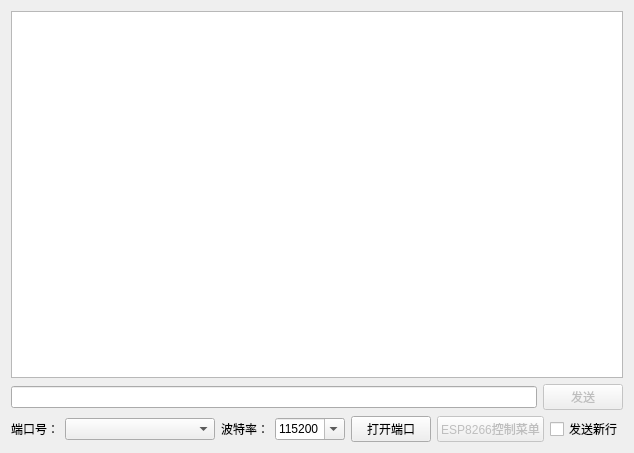
<?xml version="1.0" encoding="UTF-8"?>
<ui version="4.0">
 <class>MainWindow</class>
 <widget class="QWidget" name="MainWindow">
  <property name="geometry">
   <rect>
    <x>0</x>
    <y>0</y>
    <width>629</width>
    <height>453</height>
   </rect>
  </property>
  <property name="sizePolicy">
   <sizepolicy hsizetype="Preferred" vsizetype="Preferred">
    <horstretch>0</horstretch>
    <verstretch>0</verstretch>
   </sizepolicy>
  </property>
  <property name="windowTitle">
   <string>串口调试助手</string>
  </property>
  <layout class="QVBoxLayout" name="verticalLayout_2">
   <item>
    <layout class="QVBoxLayout" name="verticalLayout">
     <item>
      <widget class="QTextEdit" name="textEdit_Receive">
       <property name="readOnly">
        <bool>true</bool>
       </property>
      </widget>
     </item>
     <item>
      <layout class="QHBoxLayout" name="horizontalLayout">
       <item>
        <widget class="QLineEdit" name="lineEdit_Send"/>
       </item>
       <item>
        <widget class="QPushButton" name="pushButton_Send">
         <property name="enabled">
          <bool>false</bool>
         </property>
         <property name="text">
          <string>发送</string>
         </property>
         <property name="autoDefault">
          <bool>false</bool>
         </property>
         <property name="default">
          <bool>false</bool>
         </property>
        </widget>
       </item>
      </layout>
     </item>
    </layout>
   </item>
   <item>
    <layout class="QHBoxLayout" name="horizontalLayout_2">
     <item>
      <widget class="QLabel" name="label_2">
       <property name="text">
        <string>端口号：</string>
       </property>
      </widget>
     </item>
     <item>
      <widget class="QComboBox" name="comboBox_COMNumber">
       <property name="sizePolicy">
        <sizepolicy hsizetype="Minimum" vsizetype="Fixed">
         <horstretch>0</horstretch>
         <verstretch>0</verstretch>
        </sizepolicy>
       </property>
       <property name="minimumSize">
        <size>
         <width>150</width>
         <height>0</height>
        </size>
       </property>
      </widget>
     </item>
     <item>
      <widget class="QLabel" name="label">
       <property name="text">
        <string>波特率：</string>
       </property>
      </widget>
     </item>
     <item>
      <widget class="QComboBox" name="comboBox_BaudRate">
       <property name="minimumSize">
        <size>
         <width>70</width>
         <height>0</height>
        </size>
       </property>
       <property name="maximumSize">
        <size>
         <width>16777215</width>
         <height>16777215</height>
        </size>
       </property>
       <property name="editable">
        <bool>true</bool>
       </property>
       <property name="currentIndex">
        <number>7</number>
       </property>
       <property name="duplicatesEnabled">
        <bool>false</bool>
       </property>
       <item>
        <property name="text">
         <string>1200</string>
        </property>
       </item>
       <item>
        <property name="text">
         <string>2400</string>
        </property>
       </item>
       <item>
        <property name="text">
         <string>4800</string>
        </property>
       </item>
       <item>
        <property name="text">
         <string>9600</string>
        </property>
       </item>
       <item>
        <property name="text">
         <string>19200</string>
        </property>
       </item>
       <item>
        <property name="text">
         <string>38400</string>
        </property>
       </item>
       <item>
        <property name="text">
         <string>57600</string>
        </property>
       </item>
       <item>
        <property name="text">
         <string>115200</string>
        </property>
       </item>
      </widget>
     </item>
     <item>
      <widget class="QPushButton" name="pushButton_Open">
       <property name="text">
        <string>打开端口</string>
       </property>
      </widget>
     </item>
     <item>
      <widget class="QPushButton" name="pushButton_ESP8266">
       <property name="enabled">
        <bool>false</bool>
       </property>
       <property name="text">
        <string>ESP8266控制菜单</string>
       </property>
      </widget>
     </item>
     <item>
      <widget class="QCheckBox" name="checkBox_NewLine">
       <property name="text">
        <string>发送新行</string>
       </property>
       <property name="checkable">
        <bool>true</bool>
       </property>
       <property name="checked">
        <bool>false</bool>
       </property>
      </widget>
     </item>
     <item>
      <spacer name="horizontalSpacer">
       <property name="orientation">
        <enum>Qt::Horizontal</enum>
       </property>
       <property name="sizeHint" stdset="0">
        <size>
         <width>40</width>
         <height>20</height>
        </size>
       </property>
      </spacer>
     </item>
    </layout>
   </item>
  </layout>
 </widget>
 <layoutdefault spacing="6" margin="11"/>
 <resources/>
 <connections/>
</ui>
